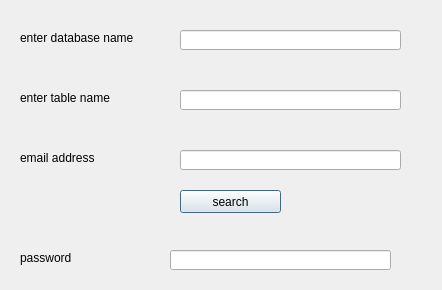
<?xml version="1.0" encoding="UTF-8"?>
<ui version="4.0">
 <class>Dialog</class>
 <widget class="QDialog" name="Dialog">
  <property name="geometry">
   <rect>
    <x>0</x>
    <y>0</y>
    <width>442</width>
    <height>290</height>
   </rect>
  </property>
  <property name="windowTitle">
   <string>Dialog</string>
  </property>
  <widget class="QLabel" name="label">
   <property name="geometry">
    <rect>
     <x>20</x>
     <y>30</y>
     <width>151</width>
     <height>16</height>
    </rect>
   </property>
   <property name="text">
    <string>enter database name</string>
   </property>
  </widget>
  <widget class="QLabel" name="label_2">
   <property name="geometry">
    <rect>
     <x>20</x>
     <y>90</y>
     <width>151</width>
     <height>16</height>
    </rect>
   </property>
   <property name="text">
    <string>enter table name</string>
   </property>
  </widget>
  <widget class="QLabel" name="label_3">
   <property name="geometry">
    <rect>
     <x>20</x>
     <y>150</y>
     <width>151</width>
     <height>16</height>
    </rect>
   </property>
   <property name="text">
    <string>email address</string>
   </property>
  </widget>
  <widget class="QLabel" name="label_4">
   <property name="geometry">
    <rect>
     <x>20</x>
     <y>250</y>
     <width>151</width>
     <height>16</height>
    </rect>
   </property>
   <property name="text">
    <string>password</string>
   </property>
  </widget>
  <widget class="QLineEdit" name="databasenm">
   <property name="geometry">
    <rect>
     <x>180</x>
     <y>30</y>
     <width>221</width>
     <height>20</height>
    </rect>
   </property>
  </widget>
  <widget class="QLineEdit" name="tablenm">
   <property name="geometry">
    <rect>
     <x>180</x>
     <y>90</y>
     <width>221</width>
     <height>20</height>
    </rect>
   </property>
  </widget>
  <widget class="QLineEdit" name="email">
   <property name="geometry">
    <rect>
     <x>180</x>
     <y>150</y>
     <width>221</width>
     <height>20</height>
    </rect>
   </property>
  </widget>
  <widget class="QLineEdit" name="passwd">
   <property name="geometry">
    <rect>
     <x>170</x>
     <y>250</y>
     <width>221</width>
     <height>20</height>
    </rect>
   </property>
  </widget>
  <widget class="QPushButton" name="pushButton">
   <property name="geometry">
    <rect>
     <x>180</x>
     <y>190</y>
     <width>101</width>
     <height>23</height>
    </rect>
   </property>
   <property name="text">
    <string>search</string>
   </property>
  </widget>
  <widget class="QLabel" name="message">
   <property name="geometry">
    <rect>
     <x>20</x>
     <y>220</y>
     <width>391</width>
     <height>16</height>
    </rect>
   </property>
   <property name="text">
    <string/>
   </property>
  </widget>
 </widget>
 <resources/>
 <connections/>
</ui>
